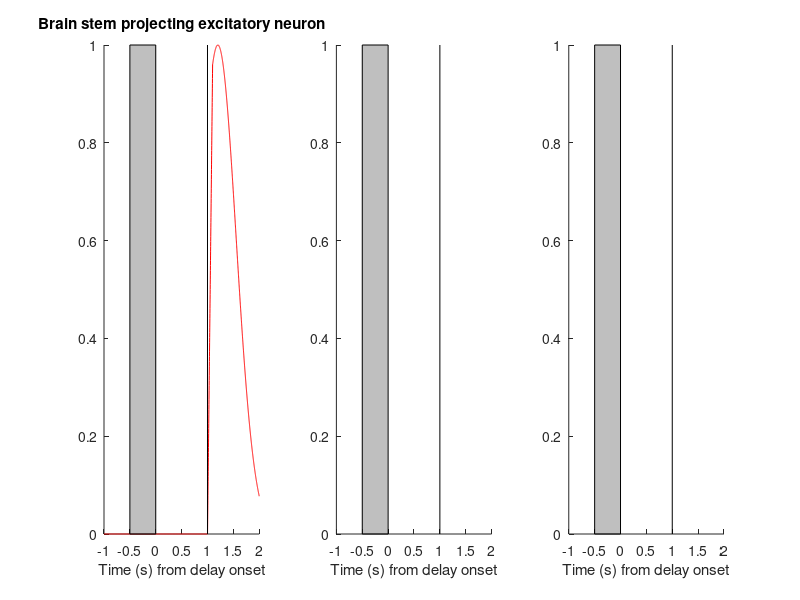

The MATLAB script that drew this image:
%plot the guessed SC neural activities with cell type specificity
%brain stem projecting SC neurons
step=0.001;
x=-1:step:2;%aligned to delay onset
[y_bs,y_e]=deal(x);
t_go=1;
t_delay=0;
t_stim=-0.5;
t_lick=1.1;
y_baseline=0;
y_bs(x<=t_go)=y_baseline;
y_bs(x>=t_lick)=exp(-((x(x>=t_lick)-t_lick-0.1)*2).^2);
n_x=(t_lick-t_go)/step-2;
step_temp=(y_bs(x==t_lick)-y_baseline)/n_x;
y_bs(t_go<x&x<t_lick)=0:step_temp:y_bs(x==t_lick);

figure;
subplot(1,3,1);%brain stem projecting SC neurons
plot(x,y_bs,'r-');
title('Brain stem projecting excitatory neuron');

subplot(1,3,2);


for i=1:3
    subplot(1,3,i);
    set(gca,'Xlim',[-1,2]);
    hold on;
    box off;
    y_lim=get(gca,'Ylim');
    p=patch([t_stim,t_stim,t_delay,t_delay],[y_lim,fliplr(y_lim)],[0.5,0.5,0.5]);
    set(p,'FaceAlpha',0.5);
    plot([t_go,t_go],y_lim,'k-');
    xlabel('Time (s) from delay onset');
end
